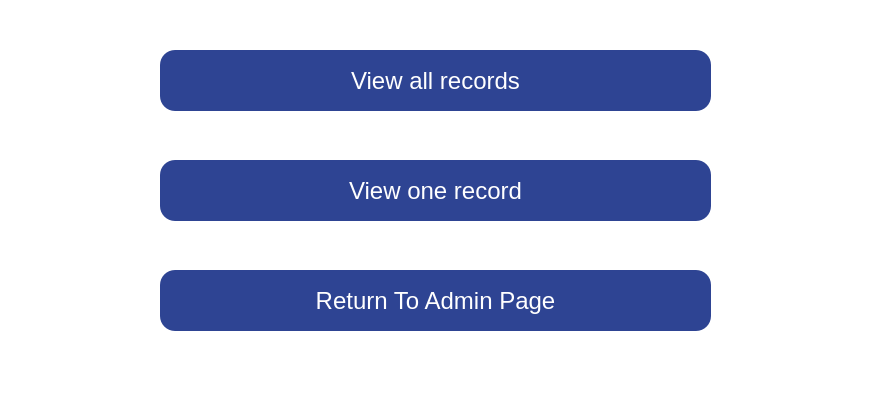
<?xml version="1.0" encoding="UTF-8"?>
<ui version="4.0">
 <class>ViewOptions</class>
 <widget class="QWidget" name="ViewOptions">
  <property name="geometry">
   <rect>
    <x>0</x>
    <y>0</y>
    <width>885</width>
    <height>395</height>
   </rect>
  </property>
  <property name="windowTitle">
   <string>Form</string>
  </property>
  <property name="styleSheet">
   <string notr="true">background-color: rgb(255, 255, 255);</string>
  </property>
  <widget class="QPushButton" name="ViewAllRecords">
   <property name="geometry">
    <rect>
     <x>160</x>
     <y>50</y>
     <width>551</width>
     <height>61</height>
    </rect>
   </property>
   <property name="font">
    <font>
     <family>Arial</family>
     <pointsize>18</pointsize>
    </font>
   </property>
   <property name="styleSheet">
    <string notr="true">background-color: rgb(46, 68, 147);
color: rgb(255, 255, 255);
border-radius: 15px;border-width: 2px;</string>
   </property>
   <property name="text">
    <string>View all records</string>
   </property>
  </widget>
  <widget class="QPushButton" name="ViewOneRecord">
   <property name="geometry">
    <rect>
     <x>160</x>
     <y>160</y>
     <width>551</width>
     <height>61</height>
    </rect>
   </property>
   <property name="font">
    <font>
     <family>Arial</family>
     <pointsize>18</pointsize>
    </font>
   </property>
   <property name="styleSheet">
    <string notr="true">background-color: rgb(46, 68, 147);
color: rgb(255, 255, 255);
border-radius: 15px;border-width: 2px;</string>
   </property>
   <property name="text">
    <string>View one record</string>
   </property>
  </widget>
  <widget class="QPushButton" name="Return">
   <property name="geometry">
    <rect>
     <x>160</x>
     <y>270</y>
     <width>551</width>
     <height>61</height>
    </rect>
   </property>
   <property name="font">
    <font>
     <family>Arial</family>
     <pointsize>18</pointsize>
    </font>
   </property>
   <property name="styleSheet">
    <string notr="true">background-color: rgb(46, 68, 147);
color: rgb(255, 255, 255);
border-radius: 15px;border-width: 2px;</string>
   </property>
   <property name="text">
    <string>Return To Admin Page</string>
   </property>
  </widget>
 </widget>
 <resources/>
 <connections/>
</ui>
